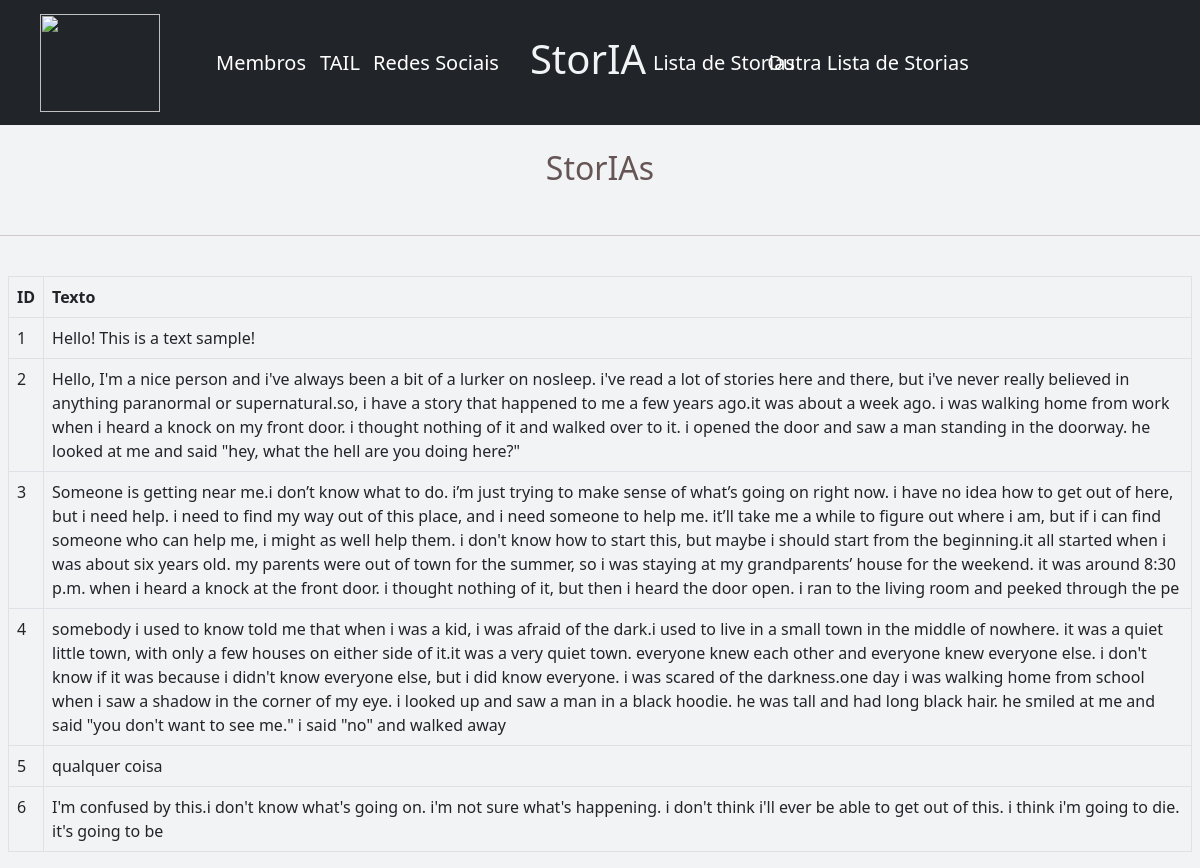
Page /storiaspage/ on the earlier database version.
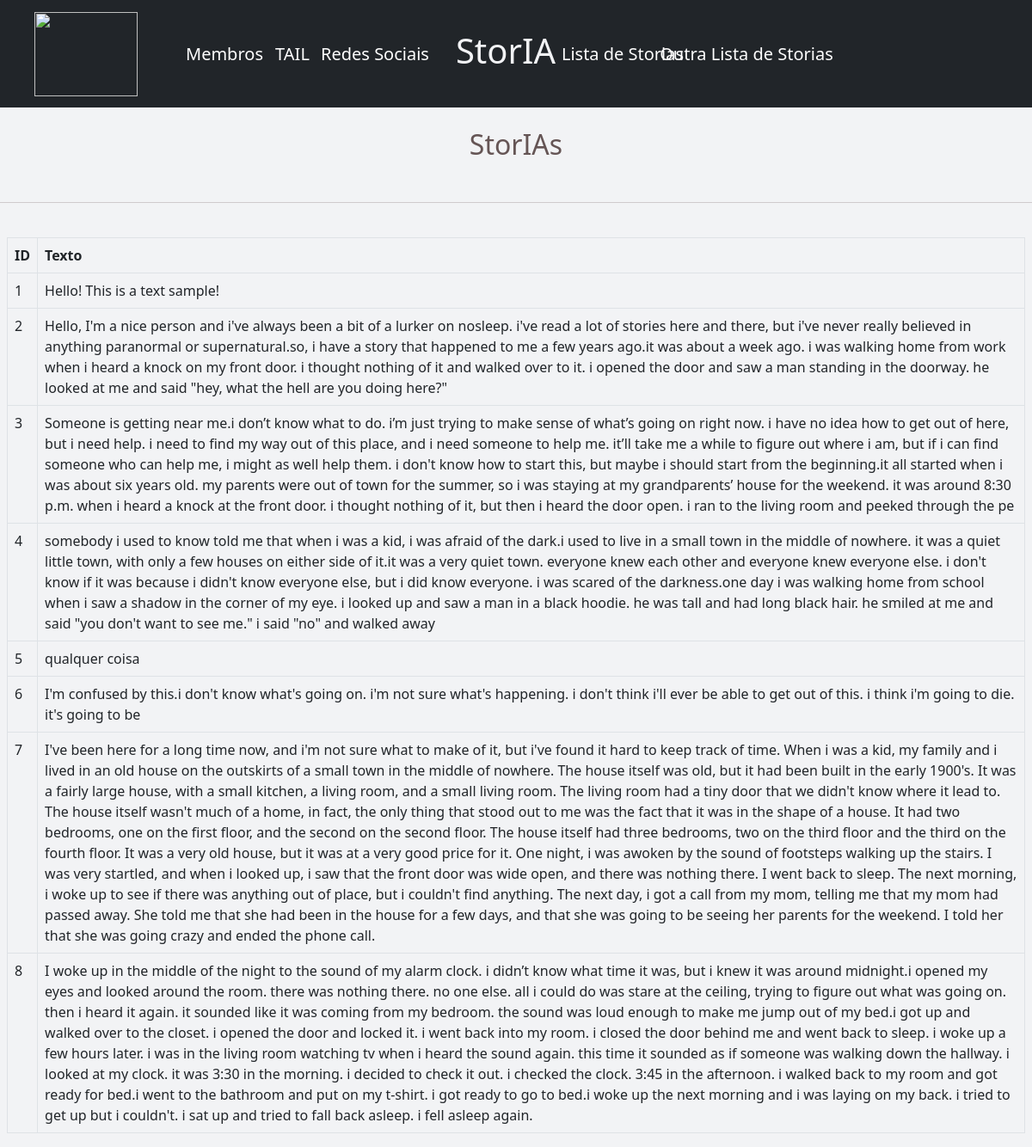
Same page on the later database version.
### modelo/models.py (models this page shows, shortened)
class Story(models.Model):
    SIZE_CHOICES = (('Small', 50), ('Medium', 100), ('Big', 200))
    TEMPERATURE_CHOICES = (('Default', 1.0), ('Creative', 1.2), ('Very Creative', 1.5))
    example = models.TextField()
    size = models.IntegerField(choices=SIZE_CHOICES)
    temperature = models.FloatField(choices=TEMPERATURE_CHOICES)

### modelo/views.py (the view)
# urls.py: path('storiaspage/', views.load_storias, name='storiaspage'),
def load_storias(request):
  all_records = models.Story.objects.all()
  page = request.GET.get('page', 1)
  paginator = Paginator(all_records, len(all_records))
  try:
    records = paginator.page(page)
  except PageNotAnInteger:
    records = paginator.page(page)
  except EmptyPage:
    records = paginator.page(page)
  return render(request, 'modelo/storiaspage.html', {'records': records})

### modelo/templates/modelo/storiaspage.html (shortened to what this page needs)
{% load static %}
<!doctype html>
<html lang="en">
  <head>
    <link href="https://cdn.jsdelivr.net/npm/bootstrap@5.0.1/dist/css/bootstrap.min.css" rel="stylesheet">
    <link href="{% static 'modelo/global.css' %}" type="text/css" rel="stylesheet">
  </head>
  <body>
    <nav class="navbar navbar-dark bg-dark">
        <div class="container-fluid row">
          <div class="col-2 centralize">
            <a class="navbar-brand" href="{% url 'index' %}">
                <img src="https://github.com/TailUFPB.png" alt="" width="120" height="98" class="d-inline-block align-text-top">
            </a>
          </div>
          <div class="col-1">
            <a class="navbar-brand" href="{% url 'members' %}">
                <span class="d-inline-block align-text-top">Membros</span>
            </a>
          </div>
          <div class="col-1 centralize">
            <a class="navbar-brand" href="https://aria.ci.ufpb.br/tail/">
                <span class="d-inline-block align-text-top">TAIL</span>
            </a>
          </div>
          <div class="col-1 centralize">
            <a class="navbar-brand" href="{% url 'social'%}">
                <span class="d-inline-block align-text-top">Redes Sociais</span>
            </a>
          </div>
          <div class="col centralize">
              <h1 ><a href="{% url 'index' %}">StorIA</a> </h1> <br>
          </div>
          <div class="col-1 centralize">
            <a class="navbar-brand" href="{% url 'storias' %}">
                <span class="d-inline-block align-text-top">Lista de Storias</span>
            </a>
          </div>
          <div class="col-2 centralize">
            <a class="navbar-brand" href="{% url 'storiaspage' %}">
                <span class="d-inline-block align-text-top">Outra Lista de Storias</span>
            </a>
          </div>
    </nav>
    <br>
    <div class="row centralize no-marginLR">
      <div class="col centralize">
        <h2>StorIAs</h2>
      </div>
    </div>
    <br> <hr> <br>
    <div class="row px-2 no-marginLR">
        <div class="col">
            <table class="table table-bordered">
                <thead>
                  <tr>
                    <th>ID</th>
                    <th>Texto</th>
                  </tr>
                </thead>
                <tbody>
                  {% for story in records %}
                    <tr>
                      <td>{{ story.id }}</td>
                      <td>{{ story.example }}</td>
                    </tr>
                  {% endfor %}
                </tbody>
              </table>
        </div>
    </div>
  </body>
</html>

### modelo/static/modelo/global.css (style rules this page uses)
* { padding: 0; margin:0; box-sizing: border-box; }
:root { --white: #fff; --background: #F2F3F5; --gray-line: #DCDDE0; --text: #655555; --text-highlight: #B3B9FF; --title: #2E384D; --red: #E83F5B; --green: #4CD62B; --blue: #5965E0; --blue-dark: #4953B8; --blue-twitter: #2AA9E0; }
body { background: var(--background); color: var(--text); }
h1 { font: 400 83px, "Varela Round", sans-serif; color: var(--background); }
a { color:inherit; text-decoration: none; }
.centralize { display: flex; text-align: center; justify-content: center; }
.no-marginLR { background: rgba(255, 0, 0, 0); }

Differences in the rows shown:
added Story: id "7", example "I've been here for a long time now, and i'm not sure what to make of it, but i've found it hard to keep track of time. When i was a kid, my family and i lived in an old house on the outskirts of a small town in the middle of nowhere. The house itself was old, but it had been built in the early 1900's. It was a fairly large house, with a small kitchen, a living room, and a small living room. The living room had a tiny door that we didn't know where it lead to. The house itself wasn't much of a home, in fact, the only thing that stood out to me was the fact that it was in the shape of a house. It had two bedrooms, one on the first floor, and the second on the second floor. The house itself…"
added Story: id "8", example "I woke up in the middle of the night to the sound of my alarm clock. i didn’t know what time it was, but i knew it was around midnight.i opened my eyes and looked around the room. there was nothing there. no one else. all i could do was stare at the ceiling, trying to figure out what was going on. then i heard it again. it sounded like it was coming from my bedroom. the sound was loud enough to make me jump out of my bed.i got up and walked over to the closet. i opened the door and locked it. i went back into my room. i closed the door behind me and went back to sleep. i woke up a few hours later. i was in the living room watching tv when i heard the sound again. this time it sounded as if…"
